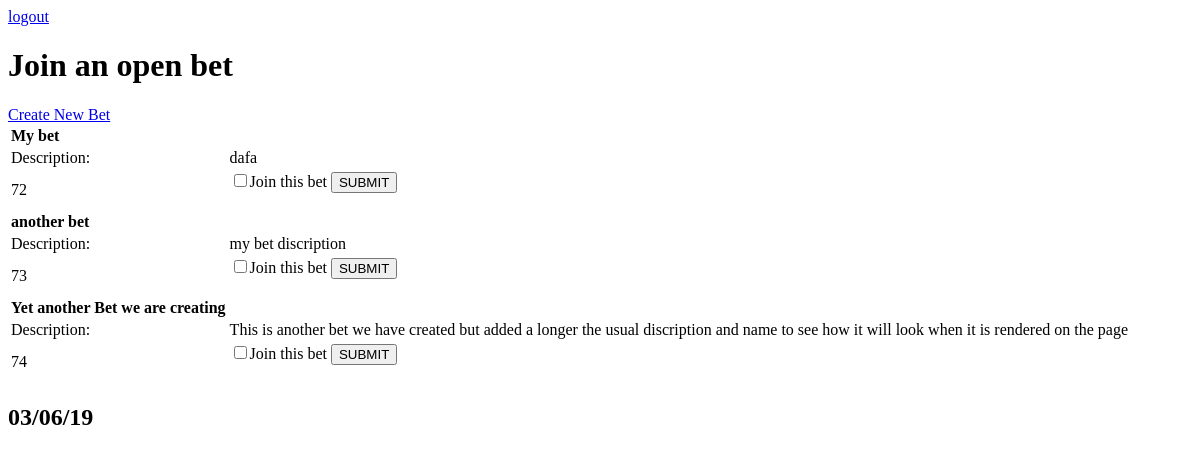
Page /bets/openbets_page (signed in) on the earlier database version.
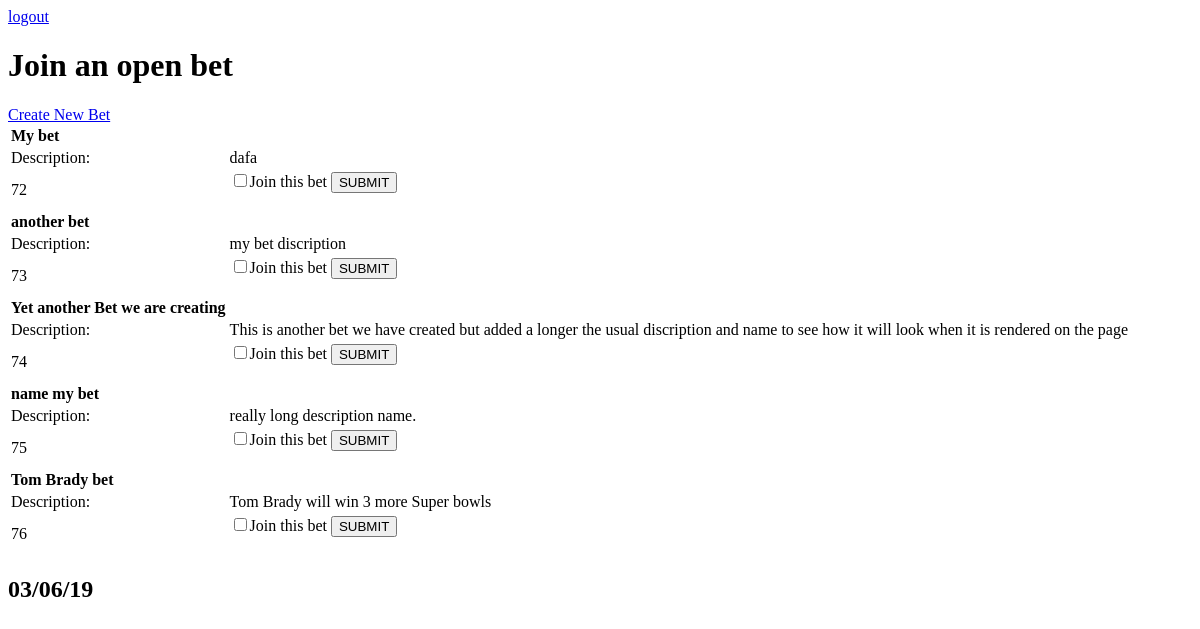
Same page on the later database version.
### bets/models.py (models this page shows, shortened)
class Bet(models.Model):
    name = models.CharField(max_length=200)
    description = models.TextField()
    win = models.BooleanField(default=None, null=True, blank=True)

### bets/views.py (the view)
# urls.py: path('openbets_page', views.openbets_page, name='openbets_page'),
@login_required
def openbets_page(request):
    tomorrow = (datetime.datetime.now() + timedelta(1)).strftime('%x')
    rows = get_open_bets()
    games = get_open_sportbets()
    return render(request, 'bets/openbets_page.html', {'rows': rows, 'games': games, 'tomorrow': tomorrow})

### bets/views.py (called while the page is built, shortened)
def get_open_bets():
    rows = []
    for bet in Bet.objects.filter(win__isnull=True):
        row = {
            'name' : bet.name,
            'description' : bet.description,
            'id' : bet.id
        }
        rows.append(row)
    return rows

def get_open_sportbets():
    games = []
    tomorrow = (datetime.datetime.now() + timedelta(1)).strftime('%Y-%m-%d')
    tomorrow2 = (datetime.datetime.now() + timedelta(1)).strftime('%x')
    return games

### bets/templates/bets/openbets_page.html (shortened to what this page needs)
<head>
        {% load static %}
        <link rel="stylesheet" type="text/css" href="{% static 'bets/style.css' %}">
</head>
<a href="{% url 'users:logout_user' %}">logout</a>
<h1>Join an open bet</h1>
<a href="{% url 'bets:index' %}">Create New Bet</a>
<table>
    {% for row in rows %}
    <tr>
        <td><b>{{row.name}}</b></td>
    </tr>
        <td>Description:</td>
        <td> {{row.description}}</td>
        <td>{{row.id}}</td>
        <td><form action="{% url 'bets:create_userbet' %}" method="post">
        <input type="checkbox" name="bet_id" value="{{row.id}}">Join this bet
        <button type="submit" name="bt_submit">SUBMIT</button>
        </form></td>
    {% endfor %}
</table >
 <h2>{{tomorrow}}</h2>

Differences in the rows shown:
added Bet: name "name my bet", description "really long description name."
added Bet: name "Tom Brady bet", description "Tom Brady will win 3 more Super bowls"
Other differences:
new list line: "Description: 75 ☐ Join this bet SUBMIT"
new list line: "Description: 76 ☐ Join this bet SUBMIT"
